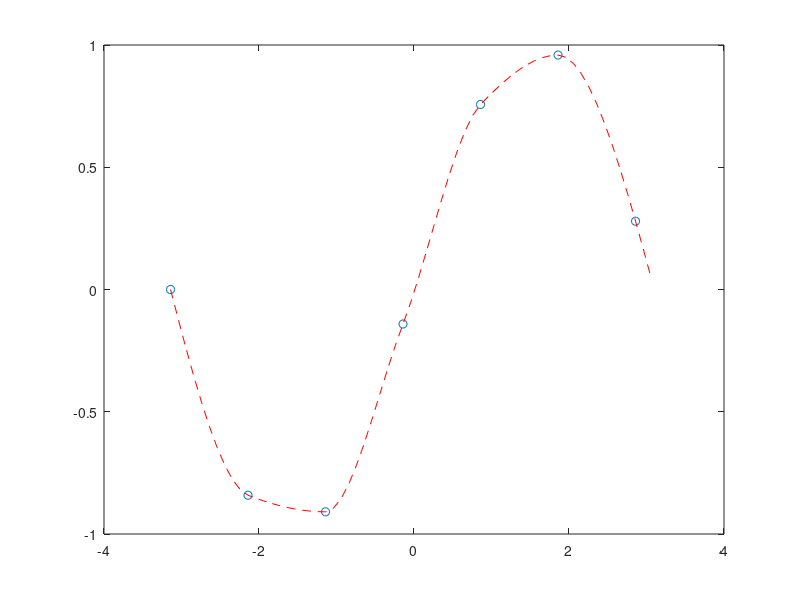
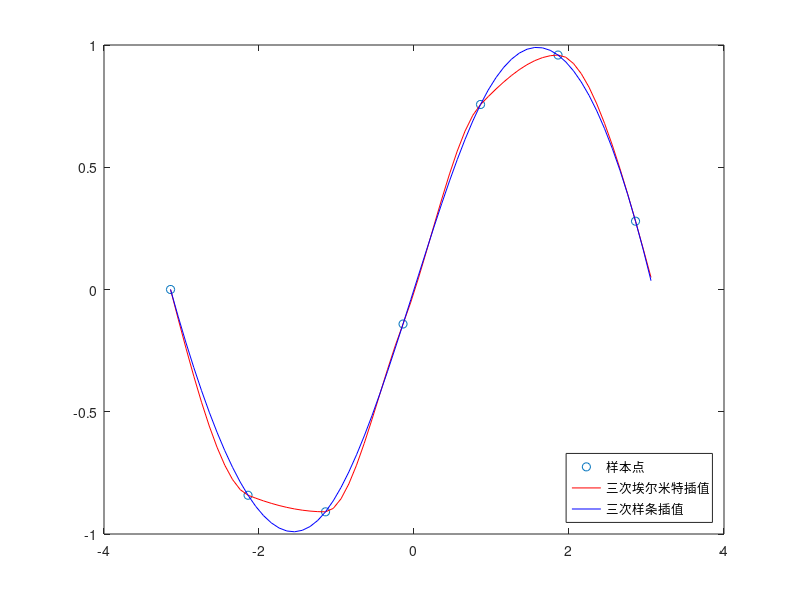

The MATLAB source for these figures, in order: (Note: this script raises an error after producing the figures.)
% 分段三次埃米尔特插值
x = -pi : pi;
y = sin(x);
new_x = -pi:0.1:pi;  % 插入值的范围
p = pchip(x, y, new_x);
% 在同一个脚本文件里面，要想画多个图，需要给每个图编号，否则只会显示最后一个图
figure(1);  
plot(x, y, 'o', new_x, p, 'r--');

% plot函数的用法
%plot(x1, y1, x2, y2)
% 线方式： - 实线、:点线、-.虚点线、--波折线
% 点方式：  .圆点、+加号、*星号、x x形、o 小圆
% 颜色： y黄、r红、g绿、b蓝、w白、k黑、m紫、c青

% 三次样条插值和分段三册埃尔米特插值的对比
x = -pi : pi;
y = sin(x);
new_x = -pi : 0.1 : pi;
p1 = pchip(x, y, new_x);  % 分段三次埃尔米特插值
p2 = spline(x, y, new_x);  % 三次样条插值
figure(2);
plot(x, y, 'o', new_x, p1, 'r-', new_x, p2, 'b-')
legend('样本点', '三次埃尔米特插值', '三次样条插值', 'Location', 'SouthEast');
% LEGEND(string1,string2,string3, …)
% 分别将字符串1、字符串2、字符串3……标注到图中，每个字符串对应的图标为画图时的图标。
% 'Location'用来指定标注显示的位置

% n维数据插值
x = -pi : pi;
y = sin(x);
p = interpn(x, y, new_x, 'spline');
% 等价于 p = spline(x, y, new_x);
figure(3);
plot(x, y, 'o', new_x, p, 'r-');

% 人口预测（一般很少使用插值算法来预测数据）
population = [133126,133770,134413,135069,135738,136427,137122,137866,138639, 139538];
year = 2009 : 2018;
new_year = 2019 : 2021;
p1 = pchip(year, population, new_year);
p2 = spline(year, population, new_year);
figure(4);
plot(year, population, 'o', new_year, p1, 'r*-', new_year, p2, 'bx-');
legend('样本点', '三次埃尔米特插值预测', '三次样条插值预测', 'Location', 'SouthEast');